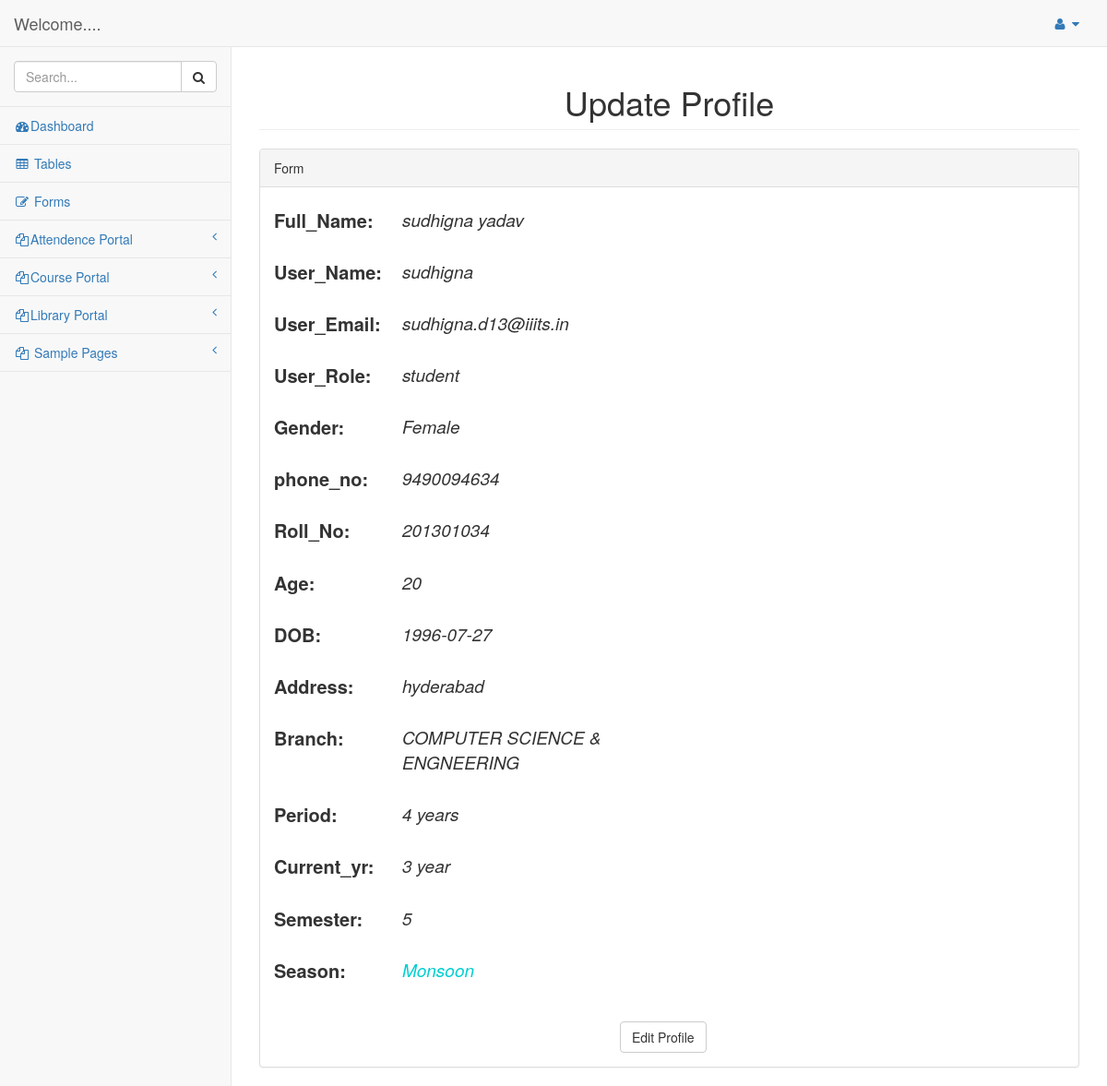
Page /Project_BTP/Student/pages/updateprofile.php (signed in) on the committed database.
### tables this page shows
CREATE TABLE `User` (
  `U_id` int(11) NOT NULL,
  `F_name` varchar(20) DEFAULT NULL,
  `L_name` varchar(20) DEFAULT NULL,
  `U_name` varchar(20) DEFAULT NULL,
  `U_gender` varchar(10) DEFAULT NULL,
  `U_email` varchar(40) DEFAULT NULL,
  `U_password` varchar(100) DEFAULT NULL,
  `U_phone_no` varchar(20) DEFAULT NULL,
  `U_category` varchar(20) DEFAULT NULL
);

CREATE TABLE `Student` (
  `S_id` int(11) NOT NULL,
  `U_id` int(11) DEFAULT NULL,
  `S_rollno` int(11) DEFAULT NULL,
  `S_age` int(11) DEFAULT NULL,
  `S_dob` varchar(15) DEFAULT NULL,
  `S_address` varchar(120) DEFAULT NULL
);

CREATE TABLE `Department` (
  `D_id` int(11) NOT NULL,
  `D_name` varchar(40) DEFAULT NULL,
  `D_intake` int(11) DEFAULT NULL,
  `D_period` int(11) DEFAULT NULL
);

CREATE TABLE `Semester` (
  `Sem_id` int(11) NOT NULL,
  `year` int(11) DEFAULT NULL,
  `season` varchar(20) DEFAULT NULL,
  `Sem_no` int(11) DEFAULT NULL
);

### Project_BTP/Student/pages/updateprofile.php (the view, shortened to what this page needs)
<?php
include "dbConfig.php";
?>
<!DOCTYPE html>
<html lang="en">
<head>
    <link href="../bower_components/bootstrap/dist/css/bootstrap.min.css" rel="stylesheet">
    <link href="../bower_components/metisMenu/dist/metisMenu.min.css" rel="stylesheet">
    <link href="../dist/css/sb-admin-2.css" rel="stylesheet">
    <link href="../bower_components/font-awesome/css/font-awesome.min.css" rel="stylesheet" type="text/css">
</head>
<body>
    <div id="wrapper">
        <nav class="navbar navbar-default navbar-static-top" role="navigation" style="margin-bottom: 0">
            <div class="navbar-header">
                <a class="navbar-brand" href="index.html">Welcome....</a>
            </div>
            <ul class="nav navbar-top-links navbar-right">
                <li class="dropdown">
                    <a class="dropdown-toggle" data-toggle="dropdown" href="#">
                        <i class="fa fa-user fa-fw"></i>  <i class="fa fa-caret-down"></i>
                    </a>
                </li>
            </ul>
            <div class="navbar-default sidebar" role="navigation">
                <div class="sidebar-nav navbar-collapse">
                    <ul class="nav" id="side-menu">
                        <li class="sidebar-search">
                            <div class="input-group custom-search-form">
                                <input type="text" class="form-control" placeholder="Search...">
                                <span class="input-group-btn">
                                <button class="btn btn-default" type="button">
                                    <i class="fa fa-search"></i>
                                </button>
                            </span>
                            </div>
                        </li>
                        <li>
                            <a href="index.html"><i class="fa fa-dashboard fa-fw"></i>Dashboard</a>
                        </li>
                        <li>
                            <a href="tables.html"><i class="fa fa-table fa-fw"></i> Tables</a>
                        </li>
                        <li>
                            <a href="forms.html"><i class="fa fa-edit fa-fw"></i> Forms</a>
                        </li>
                        <li>
                            <a href="#"><i class="fa fa-files-o fa-fw"></i>Attendence Portal<span class="fa arrow"></span></a>
                        </li>
                        <li>
                            <a href="#"><i class="fa fa-files-o fa-fw"></i>Course Portal<span class="fa arrow"></span></a>
                        </li>
                        <li>
                            <a href="#"><i class="fa fa-files-o fa-fw"></i>Library Portal<span class="fa arrow"></span></a>
                        </li>
                        <li>
                            <a href="#"><i class="fa fa-files-o fa-fw"></i> Sample Pages<span class="fa arrow"></span></a>
                        </li>
                    </ul>
                </div>
            </div>
        </nav>
        <div id="page-wrapper">
            <div class="row">
                <div class="col-lg-12">
                    <h1><Center class="page-header">Update Profile</Center></h1>
                </div>
            </div>
            <?php
            $f=$_SESSION['id'];
            $f1=$_SESSION['sid'];
            $sql="SELECT U_id,F_name,L_name,U_name,U_gender,U_email,U_phone_no,U_category  FROM User WHERE U_id='$f'";
                             $query = $conn->query($sql);
                            if($query)
                            {
                               $row=mysqli_fetch_row($query);
                                $Full_Name=$row[1].' '.$row[2];
                                $U_name=$row[3];
                                $U_gender=$row[4];
                                $U_email=$row[5];
                                $U_phone_no=$row[6];
                                $U_category=$row[7];
                            }
            $sql1="SELECT S_id,U_id,S_rollno,S_age,S_dob,S_address FROM Student WHERE U_id='$f' AND S_id='$f1'";
                             $query1 = $conn->query($sql1);
                            if($query1)
                            {
                                $row=mysqli_fetch_row($query1);
                                $U_rollno=$row[2];
                                $U_age=$row[3];
                                $U_dob=$row[4];
                                $U_add=$row[5];
                            }
            $sql2="SELECT Department.D_name,Department.D_period  FROM Department,Belongs WHERE Belongs.S_id='$f1' AND Department.D_id=Belongs.D_id";
                             $query2 = $conn->query($sql2);
                            if($query2)
                            {
                              $row=mysqli_fetch_row($query2);
                              $U_department=$row[0];
                              $U_Period=$row[1];
                            }
            $sql3="SELECT Semester.year,Semester.season,Semester.Sem_no  FROM Semester,Studying WHERE Studying.S_id='$f1' AND Semester.Sem_id=Studying.Sem_id";
                             $query3 = $conn->query($sql3);
                            if($query3)
                            {
                              $row=mysqli_fetch_row($query3);
                              $U_year=$row[0];
                              $U_season=$row[1];
                              $U_sem_no=$row[2];
                            }
            ?>
            <div class="row">
                <div class="col-lg-12">
                    <div class="panel panel-default">
                        <div class="panel-heading">
                            Form
                        </div>
                        <div class="panel-body">
                            <div class="row">
                                <div class="col-lg-6">
                                    <form class="form-horizontal" role="form" action="" method="POST">
                                        <div class="form-group">
                                            <label class="control-label col-sm-2" style="font-size: 20px;" for="text">Full_Name:</label>
                                            <div class="col-sm-10">
                                            <?php echo'<p class="form-control-static" style="position:relative; left: 65px; font-size: 19px; font-style: italic;">'.$Full_Name.'</p>'; ?>
                                            </div>
                                        </div>
                                        <div class="form-group">
                                            <label class="control-label col-sm-2" style="font-size: 20px;" for="text">User_Name:</label>
                                            <div class="col-sm-10">
                                            <?php echo'<p class="form-control-static" style="position:relative; left: 65px; font-size: 19px;font-style: italic;">'.$U_name.'</p>'; ?>
                                            </div>
                                        </div>
                                        <div class="form-group">
                                            <label class="control-label col-sm-2" style="font-size: 20px;" for="text">User_Email:</label>
                                            <div class="col-sm-10">
                                            <?php echo'<p class="form-control-static" style="position:relative; left: 65px; font-size: 19px;font-style: italic;">'.$U_email.'</p>'; ?>
                                            </div>
                                        </div>
                                        <div class="form-group">
                                            <label class="control-label col-sm-2" style="font-size: 20px;" for="text">User_Role:</label>
                                            <div class="col-sm-10">
                                            <?php echo'<p class="form-control-static" style="position:relative; left: 65px; font-size: 19px;font-style: italic;">'.$U_category.'</p>'; ?>
                                            </div>
                                        </div>
                                        <div class="form-group">
                                            <label class="control-label col-sm-2" style="font-size: 20px;" for="text">Gender:</label>
                                            <div class="col-sm-10">
                                            <?php echo'<p class="form-control-static" style="position:relative; left: 65px; font-size: 19px;font-style: italic;">'.$U_gender.'</p>'; ?>
                                            </div>
                                        </div>
                                        <div class="form-group">
                                            <label class="control-label col-sm-2" style="font-size: 20px;" for="text">phone_no:</label>
                                            <div class="col-sm-10">
                                            <?php echo'<p class="form-control-static" style="position:relative; left: 65px; font-size: 19px;font-style: italic;">'.$U_phone_no.'</p>'; ?>
                                            </div>
                                        </div>
                                        <div class="form-group">
                                            <label class="control-label col-sm-2" style="font-size: 20px;" for="text">Roll_No:</label>
                                            <div class="col-sm-10">
                                            <?php echo'<p class="form-control-static" style="position:relative; left: 65px; font-size: 19px;font-style: italic;">'.$U_rollno.'</p>'; ?>
                                            </div>
                                        </div>
                                        <div class="form-group">
                                            <label class="control-label col-sm-2" style="font-size: 20px;" for="text">Age:</label>
                                            <div class="col-sm-10">
                                            <?php echo'<p class="form-control-static" style="position:relative; left: 65px; font-size: 19px;font-style: italic;">'.$U_age.'</p>'; ?>
                                            </div>
                                        </div>
                                        <div class="form-group">
                                            <label class="control-label col-sm-2" style="font-size: 20px;" for="text">DOB:</label>
                                            <div class="col-sm-10">
                                            <?php echo'<p class="form-control-static" style="position:relative; left: 65px; font-size: 19px;font-style: italic;">'.$U_dob.'</p>'; ?>
                                            </div>
                                        </div>
                                        <div class="form-group">
                                            <label class="control-label col-sm-2" style="font-size: 20px;" for="text">Address:</label>
                                            <div class="col-sm-10">
                                            <?php echo'<p class="form-control-static" style="position:relative; left: 65px; font-size: 19px;font-style: italic;">'.$U_add.'</p>'; ?>
                                            </div>
                                        </div>
                                        <div class="form-group">
                                            <label class="control-label col-sm-2" style="font-size: 20px;" for="text">Branch:</label>
                                            <div class="col-sm-10">
                                            <?php echo'<p class="form-control-static" style="position:relative; left: 65px; font-size: 19px;font-style: italic;">'.$U_department.'</p>'; ?>
                                            </div>
                                        </div>
                                        <div class="form-group">
                                            <label class="control-label col-sm-2" style="font-size: 20px;" for="text">Period:</label>
                                            <div class="col-sm-10">
                                            <?php echo'<p class="form-control-static" style="position:relative; left: 65px; font-size: 19px;font-style: italic;">'.$U_Period.' '.'years</p>'; ?>
                                            </div>
                                        </div>
                                        <div class="form-group">
                                            <label class="control-label col-sm-2" style="font-size: 20px;" for="text">Current_yr:</label>
                                            <div class="col-sm-10">
                                            <?php echo'<p class="form-control-static" style="position:relative; left: 65px; font-size: 19px;font-style: italic;">'.$U_year.' '.'year</p>'; ?>
                                            </div>
                                        </div>
                                        <div class="form-group">
                                            <label class="control-label col-sm-2" style="font-size: 20px;" for="text">Semester:</label>
                                            <div class="col-sm-10">
                                            <?php echo'<p class="form-control-static" style="position:relative; left: 65px; font-size: 19px;font-style: italic;">'.$U_sem_no.'</p>'; ?>
                                            </div>
                                        </div>
                                        <div class="form-group">
                                            <label class="control-label col-sm-2" style="font-size: 20px;" for="text">Season:</label>
                                            <div class="col-sm-10">
                                            <?php echo'<p class="form-control-static" style="position:relative; left: 65px; font-size: 19px;font-style: italic;color:#00ced1;">'.$U_season.'</p>'; ?>
                                            </div>
                                        </div>
                                        <br>
                                        <button type="submit" name="log" style="position:relative;left: 375px;" class="btn btn-default">Edit Profile</button>
                                    </form>
                                </div>
                            </div>
                        </div>
                    </div>
                </div>
            </div>
        </div>
    </div>
</body>
</html>

### rows in the picture
user: Full_Name "sudhigna yadav", U_name "sudhigna", U_email "sudhigna.d13@iiits.in", U_category "student", U_gender "Female", U_phone_no "9490094634"
student: S_rollno "201301034", S_age "20", S_dob "1996-07-27", S_address "hyderabad"
department: D_name "COMPUTER SCIENCE & ENGNEERING", D_period "4"
semester: year "3", Sem_no "5", season "Monsoon"
